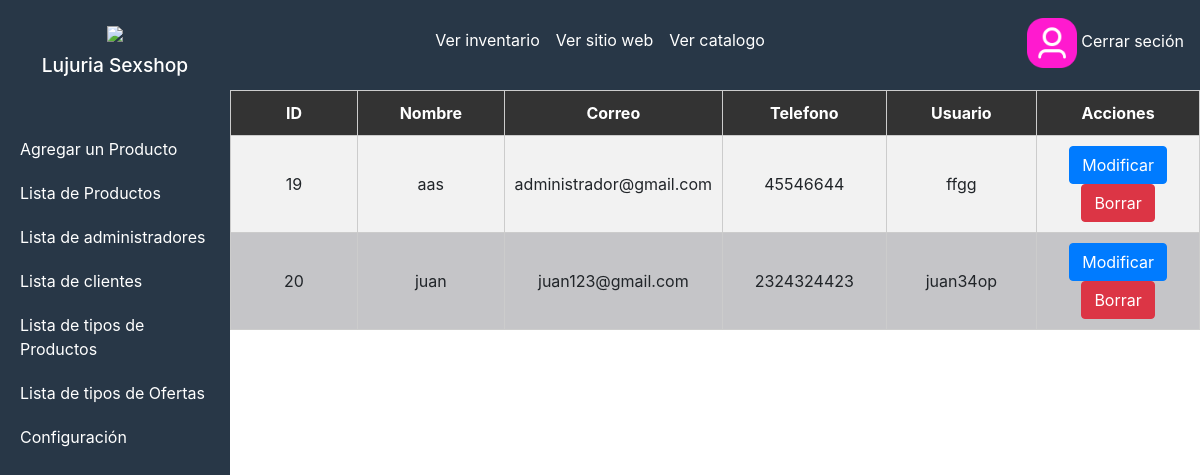
The page /PAGINA_ROSA/administrador/seccion/lista-usarios.php on the database its author committed.
### tables this page shows
CREATE TABLE `tlb_clientes` (
  `cliente_id` int(11) NOT NULL,
  `cliente_nombre` varchar(30) NOT NULL,
  `cliente_correo` varchar(30) NOT NULL,
  `cliente_telefono` varchar(30) NOT NULL,
  `cliente_usuario` varchar(30) NOT NULL,
  `cliente_contrasena` varchar(150) NOT NULL
);

### PAGINA_ROSA/administrador/seccion/lista-usarios.php (the view, shortened to what this page needs)
<?php include("../../administrador\seccion/template-sections\barra-vertical.php");
include("../config/db.php");
?>
<?php
try {
    $sentenciaSQL = $conexion->prepare("SELECT * FROM tlb_clientes");
    $sentenciaSQL->execute();
    $lista_clientes = $sentenciaSQL->fetchAll(PDO::FETCH_ASSOC);
} catch(PDOException $e) {
    echo "Error en la consulta: " . $e->getMessage();
}
usort($lista_clientes, 'compararPorClienteID');
?>
<head>
    <link rel="stylesheet" href="../../administrador\css\lista_usuarios_style.css">
</head>
<body>
    <div class="contenido_tabla">
        <div class="tabla">
        <table class="table-custom">
            <thead>
                <tr>
                <th>ID</th>
                <th>Nombre</th>
                <th>Correo</th>
                <th>Telefono</th>
                <th>Usuario</th>
                <th>Acciones</th>
                </tr>
            </thead>
            <tbody class="contenido">
                <?php foreach($lista_clientes as $usuario) { ?>
                <tr>
                <td><?php echo $usuario['cliente_id']; ?></td>
                <td><?php echo $usuario['cliente_nombre']; ?></td>
                <td><?php echo $usuario['cliente_correo']; ?></td>
                <td><?php echo $usuario['cliente_telefono']; ?></td>
                <td><?php echo $usuario['cliente_usuario']; ?></td>
                <td>
                    <form method="post">
                    <input type="submit" name="accion" value="Modificar" class="btn btn-primary"/>
                    <input type="submit" name="accion" value="Borrar" class="btn btn-danger"/>
                    </form>
                </td>
                </tr>
                <?php } ?>
            </tbody>
        </table>
                </div>
                </div>
</body>

### PAGINA_ROSA/administrador/css/lista_usuarios_style.css (style rules this page uses)
.contenido_tabla { width: 100%; height: 550px; display: flex; overflow: auto; top: 0; }
.contenido_tabla th { width: 200px; overflow: hidden; text-overflow: ellipsis; }
.tabla { width: 100%; margin-left: 230px; text-align: center; }
.table-custom { border-collapse: collapse; background-color: rgba(65, 65, 76, 0.307); }
.table-custom th, .table-custom td { padding: 10px; border: 1px solid #ccc; }
.table-custom thead tr { background-color: #333; color: #fff; text-align: center; }
.table-custom th { margin: 5px; }
.table-custom tbody tr:nth-child(odd) { background-color: #f2f2f2; }

### rows shown on the page
tlb_clientes: cliente_id "19", cliente_nombre "aas", cliente_correo "administrador@gmail.com", cliente_telefono "45546644", cliente_usuario "ffgg"
tlb_clientes: cliente_id "20", cliente_nombre "juan", cliente_correo "juan123@gmail.com", cliente_telefono "2324324423", cliente_usuario "juan34op"
